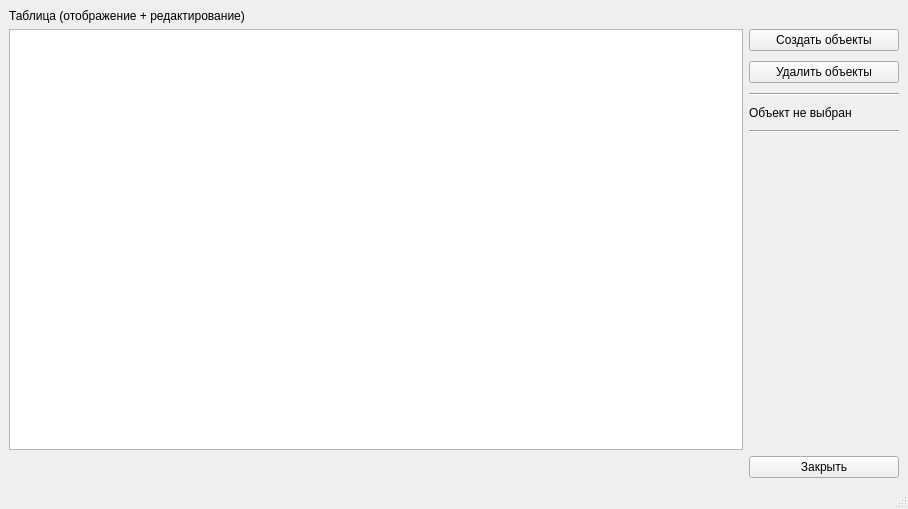
<?xml version="1.0" encoding="UTF-8"?>
<ui version="4.0">
 <class>MainWindow</class>
 <widget class="QMainWindow" name="MainWindow">
  <property name="geometry">
   <rect>
    <x>0</x>
    <y>0</y>
    <width>908</width>
    <height>509</height>
   </rect>
  </property>
  <property name="windowTitle">
   <string>MainWindow</string>
  </property>
  <widget class="QWidget" name="centralwidget">
   <layout class="QGridLayout" name="gridLayout">
    <item row="3" column="1">
     <layout class="QVBoxLayout" name="verticalLayout">
      <property name="spacing">
       <number>10</number>
      </property>
      <item>
       <widget class="QPushButton" name="setDataButton">
        <property name="text">
         <string>Создать объекты</string>
        </property>
       </widget>
      </item>
      <item>
       <widget class="QPushButton" name="pushButton_2">
        <property name="text">
         <string>Удалить объекты</string>
        </property>
       </widget>
      </item>
      <item>
       <widget class="Line" name="line_2">
        <property name="orientation">
         <enum>Qt::Horizontal</enum>
        </property>
       </widget>
      </item>
      <item>
       <widget class="QLabel" name="infoCell">
        <property name="text">
         <string>Объект не выбран</string>
        </property>
       </widget>
      </item>
      <item>
       <widget class="Line" name="line">
        <property name="orientation">
         <enum>Qt::Horizontal</enum>
        </property>
       </widget>
      </item>
      <item>
       <spacer name="verticalSpacer">
        <property name="orientation">
         <enum>Qt::Vertical</enum>
        </property>
        <property name="sizeType">
         <enum>QSizePolicy::Expanding</enum>
        </property>
        <property name="sizeHint" stdset="0">
         <size>
          <width>20</width>
          <height>40</height>
         </size>
        </property>
       </spacer>
      </item>
     </layout>
    </item>
    <item row="6" column="1">
     <widget class="QPushButton" name="pushButton">
      <property name="minimumSize">
       <size>
        <width>150</width>
        <height>0</height>
       </size>
      </property>
      <property name="maximumSize">
       <size>
        <width>16777215</width>
        <height>16777215</height>
       </size>
      </property>
      <property name="text">
       <string>Закрыть</string>
      </property>
     </widget>
    </item>
    <item row="3" column="0">
     <widget class="QTableView" name="tableView"/>
    </item>
    <item row="0" column="0">
     <widget class="QLabel" name="label">
      <property name="text">
       <string>Таблица (отображение + редактирование)</string>
      </property>
     </widget>
    </item>
   </layout>
  </widget>
  <widget class="QMenuBar" name="menubar">
   <property name="geometry">
    <rect>
     <x>0</x>
     <y>0</y>
     <width>908</width>
     <height>20</height>
    </rect>
   </property>
  </widget>
  <widget class="QStatusBar" name="statusbar"/>
 </widget>
 <resources/>
 <connections>
  <connection>
   <sender>pushButton</sender>
   <signal>clicked()</signal>
   <receiver>MainWindow</receiver>
   <slot>close()</slot>
   <hints>
    <hint type="sourcelabel">
     <x>709</x>
     <y>554</y>
    </hint>
    <hint type="destinationlabel">
     <x>726</x>
     <y>501</y>
    </hint>
   </hints>
  </connection>
 </connections>
</ui>
